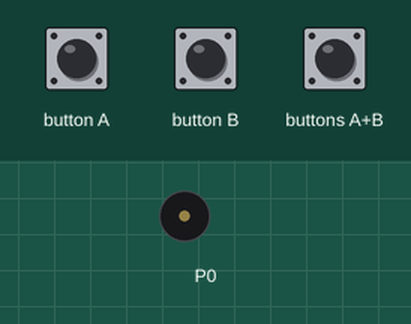
Recording of a program running on a simulated BBC micro:bit (MakeCode). Parts: buzzer (waves = sounding). The test bench sets the inputs (shaded band).

Above: at 1.2 s.
1.3 s: button A pressed for 0.15 s
At 1.68 s:
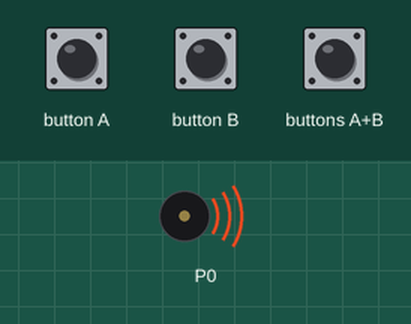
Timing chart, 0 to 10.3 s (numbered marks = the images above; inputs shaded):
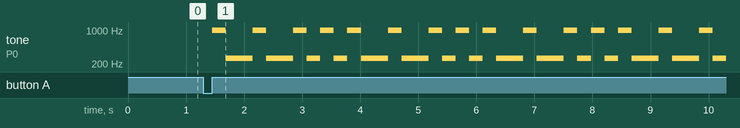

Measured:
- after the input at 1.3 s, tone on P0: silent → 988 Hz after 0.15 s, then repeats every 2.3 s: 2 × (262 Hz 0.47 s, 988 Hz 0.23 s), 2 × (262 Hz 0.23 s, 988 Hz 0.23 s)

The program:

main.ts
```typescript
input.onButtonPressed(Button.A, function () {
    music.setTempo(263)
    for (let index = 0; index < 4; index++) {
        for (let index = 0; index < 2; index++) {
            music.playTone(988, music.beat(BeatFraction.Whole))
            for (let index = 0; index < 2; index++) {
                music.playTone(262, music.beat(BeatFraction.Whole))
            }
        }
        for (let index = 0; index < 2; index++) {
            music.playTone(988, music.beat(BeatFraction.Whole))
            music.playTone(262, music.beat(BeatFraction.Whole))
        }
        for (let index = 0; index < 2; index++) {
            music.playTone(988, music.beat(BeatFraction.Whole))
            for (let index = 0; index < 2; index++) {
                music.playTone(262, music.beat(BeatFraction.Whole))
            }
        }
        for (let index = 0; index < 2; index++) {
            music.playTone(988, music.beat(BeatFraction.Whole))
            music.playTone(262, music.beat(BeatFraction.Whole))
        }
    }
})
input.onButtonPressed(Button.AB, function () {
    music.playTone(932, music.beat(BeatFraction.Whole))
    music.playMelody("C C5 E F C D B C ", 120)
    music.playTone(392, music.beat(BeatFraction.Whole))
    music.playTone(880, music.beat(BeatFraction.Whole))
})
input.onButtonPressed(Button.B, function () {
    music.playMelody("C5 A C5 G B A E C5 ", 120)
    music.playMelody("A G A B F C5 E A ", 120)
    music.playMelody("C5 E G A F B D C5 ", 120)
    music.playMelody("D F - C G F E B ", 120)
    music.playMelody("C C C - - - - - ", 120)
})
basic.forever(function () {

})
```

test.ts
```typescript
// testes vão aqui; isto não será compilado quando este pacote for usado como uma extensão.
```
